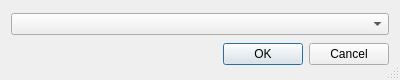
<?xml version="1.0" encoding="UTF-8"?>
<ui version="4.0">
 <class>Dialog</class>
 <widget class="QDialog" name="Dialog">
  <property name="geometry">
   <rect>
    <x>0</x>
    <y>0</y>
    <width>400</width>
    <height>80</height>
   </rect>
  </property>
  <property name="minimumSize">
   <size>
    <width>300</width>
    <height>80</height>
   </size>
  </property>
  <property name="windowTitle">
   <string>Dialog</string>
  </property>
  <property name="sizeGripEnabled">
   <bool>true</bool>
  </property>
  <layout class="QVBoxLayout" name="verticalLayout">
   <item>
    <widget class="QComboBox" name="stackNames"/>
   </item>
   <item>
    <layout class="QFormLayout" name="formLayout"/>
   </item>
   <item>
    <widget class="QDialogButtonBox" name="buttonBox">
     <property name="orientation">
      <enum>Qt::Horizontal</enum>
     </property>
     <property name="standardButtons">
      <set>QDialogButtonBox::Cancel|QDialogButtonBox::Ok</set>
     </property>
    </widget>
   </item>
  </layout>
 </widget>
 <resources/>
 <connections>
  <connection>
   <sender>buttonBox</sender>
   <signal>accepted()</signal>
   <receiver>Dialog</receiver>
   <slot>accept()</slot>
   <hints>
    <hint type="sourcelabel">
     <x>248</x>
     <y>254</y>
    </hint>
    <hint type="destinationlabel">
     <x>157</x>
     <y>274</y>
    </hint>
   </hints>
  </connection>
  <connection>
   <sender>buttonBox</sender>
   <signal>rejected()</signal>
   <receiver>Dialog</receiver>
   <slot>reject()</slot>
   <hints>
    <hint type="sourcelabel">
     <x>316</x>
     <y>260</y>
    </hint>
    <hint type="destinationlabel">
     <x>286</x>
     <y>274</y>
    </hint>
   </hints>
  </connection>
 </connections>
</ui>
